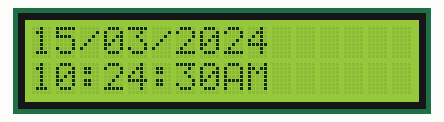
Simulated run of this sketch. Board: Arduino Uno, built with avr-gcc and run on an emulated ATmega328P. Parts: 16×2 character LCD. The local clock reads 2024-03-15 10:24:30 at power-on unless the sketch sets it.

Above: at 0.1 s.
At 5.1 s:
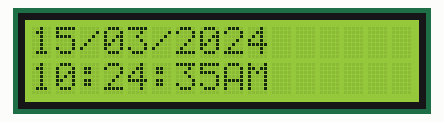
At 9.1 s:
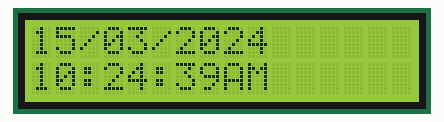
At 19.1 s:
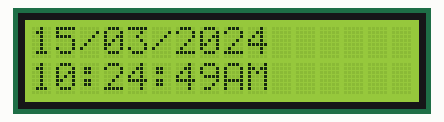
At 29.1 s:
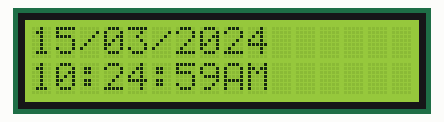
At 39.1 s:
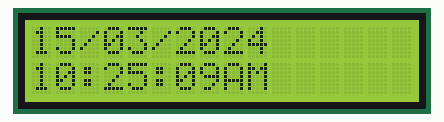

The sketch:

displayRTCTimeToLCD.ino
```cpp
#include <DS1307RTC.h>
#include <Time.h>
#include <LiquidCrystal.h>
#include <Wire.h>


tmElements_t tm;
LiquidCrystal lcd(7, 6, 5, 8, 3, 2);


void setup() {
  Serial.begin(19200);
  initLCD();
}

void loop() {

  displayRTCTimeToLCD(tm, false);
}

void initLCD() {

  lcd.begin(16, 2);

}

void displayRTCTimeToLCD(tmElements_t tm, boolean tformat) {
  ////////////////////////////////////////

  ////////////////////////////////////////
  RTC.read(tm);
  lcd.setCursor(0, 0);
  ////////////////////////////////////////

  ////////////////////////////////////////
  //Day
  if (tm.Day < 10) {
    lcd.print('0');
  }
  lcd.print(tm.Day);
  lcd.print("/");
  ////////////////////////////////////////

  ////////////////////////////////////////
  //Month
  if (tm.Month < 10) {
    lcd.print('0');
  }
  lcd.print(tm.Month);
  lcd.print("/");
  ////////////////////////////////////////

  ////////////////////////////////////////
  //Year
  lcd.print(tmYearToCalendar(tm.Year));
  ////////////////////////////////////////
  ///////////// Hour /////////////////////
  ////////////////////////////////////////
  lcd.setCursor(0, 1);
  if (tformat) { //true 24 Hour
    if (tm.Hour < 10) lcd.print("0");
    lcd.print(tm.Hour);
    lcd.print(":");
  }
  else { // false 12-Hour Format
    if (tm.Hour > 12) {
      if (tm.Hour - 12 < 10) lcd.print("0");
      lcd.print(tm.Hour - 12);
    }
    else {
      lcd.print(tm.Hour);
    }
    lcd.print(":");
  }
  ////////////////////////////////////////

  ////////////////////////////////////////
  //Minute
  if (tm.Minute < 10) {
    lcd.print('0');
  }
  lcd.print(tm.Minute);
  lcd.print(":");
  ////////////////////////////////////////

  ////////////////////////////////////////
  //Second
  if (tm.Second < 10) {
    lcd.print('0');
  }
  lcd.print(tm.Second);
  ////////////////////////////////////////

  ////////////////////////////////////////

  if (!tformat) {
    if (tm.Hour > 12) {
      lcd.print("PM");
    }
    else {
      lcd.print("AM ");
    }
  }
  ////////////////////////////////////////
}//displayRTCTimeToLCD
```

Measured:
- what the display in image 1 shows lasts 1.0 s, from 5.0 s to 6.0 s
